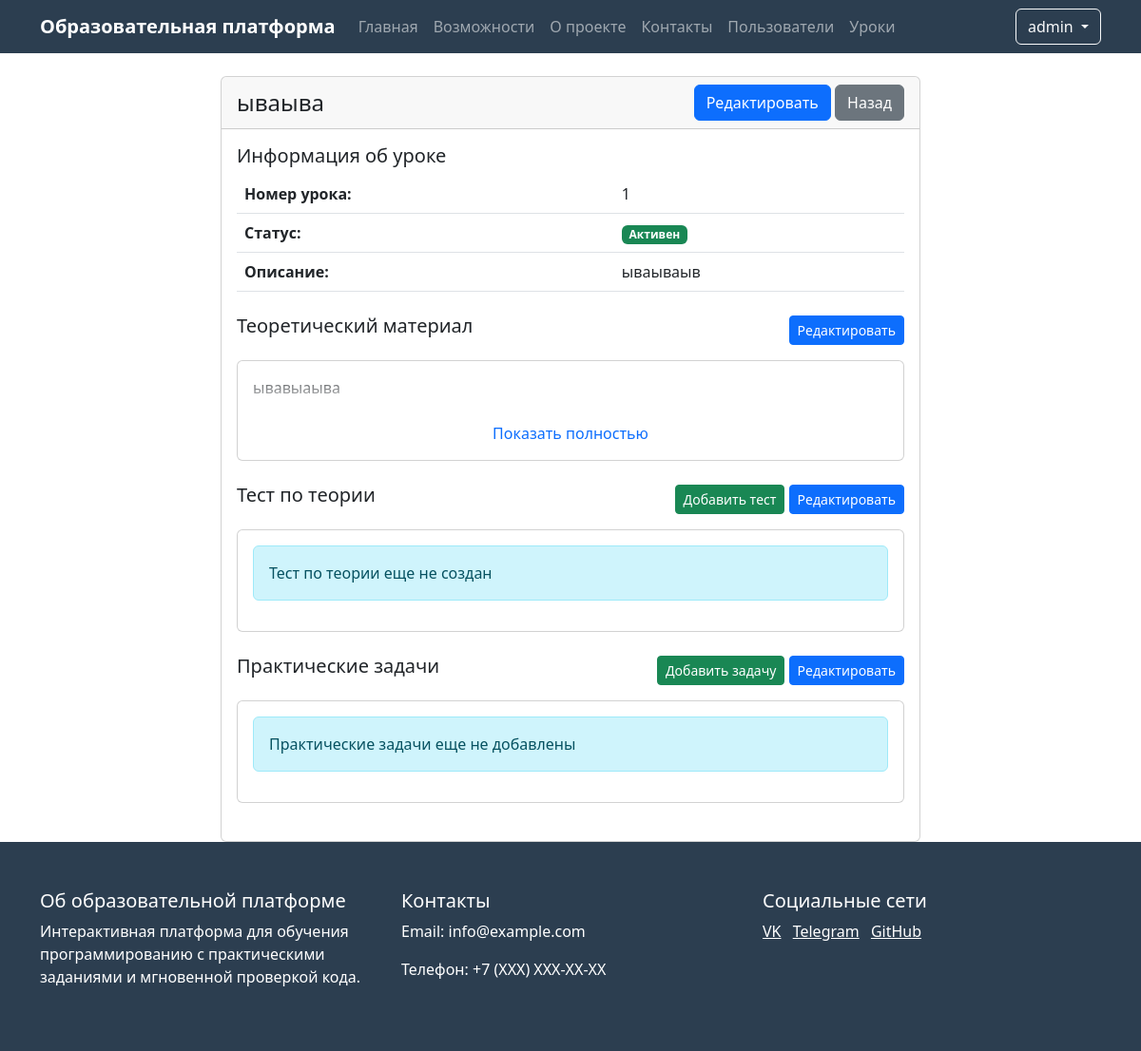
/admin/lessons/1 (signed in), run on the app's committed database.
### app.py (models this page shows, shortened)
class User(UserMixin, db.Model):
    id = db.Column(db.Integer, primary_key=True)
    name = db.Column(db.String(100), nullable=False)
    username = db.Column(db.String(80), unique=True, nullable=False)
    email = db.Column(db.String(120), unique=True, nullable=False)
    password_hash = db.Column(db.String(128))
    is_admin = db.Column(db.Boolean, default=False)
    created_at = db.Column(db.DateTime, default=db.func.now())
    last_login = db.Column(db.DateTime)
    is_active = db.Column(db.Boolean, default=True)

class Lesson(db.Model):
    id = db.Column(db.Integer, primary_key=True)
    order_number = db.Column(db.Integer, unique=True, nullable=False)
    title = db.Column(db.String(200), nullable=False)
    description = db.Column(db.Text)
    is_active = db.Column(db.Boolean, default=True)
    created_at = db.Column(db.DateTime, default=db.func.now())
    theory_content = db.Column(db.Text)
    theory_test = db.relationship('TheoryTest', backref='lesson', uselist=False)
    practice_tasks = db.relationship('PracticeTask', backref='lesson', lazy=True)

### app.py (the view)
@app.route('/admin/lessons/<int:lesson_id>')
@login_required
def view_lesson(lesson_id):
    if not current_user.is_admin:
        abort(403)
    lesson = Lesson.query.get_or_404(lesson_id)
    return render_template('view_lesson.html', lesson=lesson)

### app.py (called while the page is built)
@login_manager.user_loader
def load_user(user_id):
    return User.query.get(int(user_id))

### templates/view_lesson.html (shortened to what this page needs)
{% extends "base.html" %}
{% block content %}
<div class="container mt-4">
    <div class="row">
        <div class="col-md-8 offset-md-2">
            <div class="card">
                <div class="card-header d-flex justify-content-between align-items-center">
                    <h4 class="mb-0">{{ lesson.title }}</h4>
                    <div>
                        <a href="{{ url_for('edit_lesson', lesson_id=lesson.id) }}" class="btn btn-primary">
                             Редактировать
                        </a>
                        <a href="{{ url_for('lesson_list') }}" class="btn btn-secondary">
                             Назад
                        </a>
                    </div>
                </div>
                <div class="card-body">
                    <div class="mb-4">
                        <h5>Информация об уроке</h5>
                        <table class="table">
                            <tr>
                                <th>Номер урока:</th>
                                <td>{{ lesson.order_number }}</td>
                            </tr>
                            <tr>
                                <th>Статус:</th>
                                <td>
                                    {% if lesson.is_active %}
                                        <span class="badge bg-success">Активен</span>
                                    {% else %}
                                        <span class="badge bg-danger">Неактивен</span>
                                    {% endif %}
                                </td>
                            </tr>
                            <tr>
                                <th>Описание:</th>
                                <td>
                                    <div class="description-view" onclick="toggleDescriptionEdit(this)">
                                        {% if lesson.description %}
                                            {{ lesson.description }}
                                        {% else %}
                                            <span class="text-muted">Описание не добавлено</span>
                                        {% endif %}
                                    </div>
                                </td>
                            </tr>
                        </table>
                    </div>
                    <div class="mb-4">
                        <div class="d-flex justify-content-between align-items-center mb-3">
                            <h5>Теоретический материал</h5>
                            <div>
                                {% if not lesson.theory_content %}
                                    <a href="{{ url_for('add_theory', lesson_id=lesson.id) }}" class="btn btn-success btn-sm">
                                        <i class="bi bi-plus-circle"></i> Добавить материал
                                    </a>
                                {% else %}
                                    <a href="{{ url_for('edit_theory', lesson_id=lesson.id) }}" class="btn btn-primary btn-sm">
                                         Редактировать
                                    </a>
                                {% endif %}
                            </div>
                        </div>
                        <div class="card">
                            <div class="card-body">
                                {% if lesson.theory_content %}
                                    <div class="theory-preview">
                                        {{ lesson.theory_content|safe }}
                                    </div>
                                    <div class="text-center mt-2">
                                        <a class="toggle-theory" onclick="toggleTheory(this)">
                                             Показать полностью
                                        </a>
                                    </div>
                                {% else %}
                                    <div class="alert alert-info">
                                        Теоретический материал еще не добавлен
                                    </div>
                                {% endif %}
                            </div>
                        </div>
                    </div>
                    <div class="mb-4">
                        <div class="d-flex justify-content-between align-items-center mb-3">
                            <h5>Тест по теории</h5>
                            <div>
                                <a href="{{ url_for('add_theory_test', lesson_id=lesson.id) }}" class="btn btn-success btn-sm">
                                     Добавить тест
                                </a>
                                <a href="{{ url_for('edit_theory_test', lesson_id=lesson.id) }}" class="btn btn-primary btn-sm">
                                     Редактировать
                                </a>
                            </div>
                        </div>
                        <div class="card">
                            <div class="card-body">
                                {% if lesson.theory_test %}
                                    <p>Тест содержит {{ lesson.theory_test.questions|length }} вопросов</p>
                                {% else %}
                                    <div class="alert alert-info">
                                        Тест по теории еще не создан
                                    </div>
                                {% endif %}
                            </div>
                        </div>
                    </div>
                    <div class="mb-4">
                        <div class="d-flex justify-content-between align-items-center mb-3">
                            <h5>Практические задачи</h5>
                            <div>
                                <a href="{{ url_for('add_practice_task', lesson_id=lesson.id) }}" class="btn btn-success btn-sm">
                                     Добавить задачу
                                </a>
                                <a href="{{ url_for('edit_practice_tasks', lesson_id=lesson.id) }}" class="btn btn-primary btn-sm">
                                     Редактировать
                                </a>
                            </div>
                        </div>
                        <div class="card">
                            <div class="card-body">
                                {% if lesson.practice_tasks %}
                                    <p>Добавлено {{ lesson.practice_tasks|length }} задач</p>
                                {% else %}
                                    <div class="alert alert-info">
                                        Практические задачи еще не добавлены
                                    </div>
                                {% endif %}
                            </div>
                        </div>
                    </div>
                </div>
            </div>
        </div>
    </div>
</div>
{% endblock %}

### templates/base.html (shortened to what this page needs)
<!DOCTYPE html>
<html lang="ru">
<head>
    <link href="https://cdn.jsdelivr.net/npm/bootstrap@5.3.0/dist/css/bootstrap.min.css" rel="stylesheet">
</head>
<body>
    <nav class="navbar navbar-expand-lg navbar-dark">
        <div class="container">
            <a class="navbar-brand" href="{{ url_for('index') }}">Образовательная платформа</a>
            <div class="collapse navbar-collapse" id="navbarNav">
                <ul class="navbar-nav me-auto">
                    <li class="nav-item">
                        <a class="nav-link" href="{{ url_for('index') }}">Главная</a>
                    </li>
                    <li class="nav-item">
                        <a class="nav-link" href="#features">Возможности</a>
                    </li>
                    <li class="nav-item">
                        <a class="nav-link" href="#about">О проекте</a>
                    </li>
                    <li class="nav-item">
                        <a class="nav-link" href="#contact">Контакты</a>
                    </li>
                    {% if current_user.is_admin %}
                        <li class="nav-item">
                            <a class="nav-link" href="{{ url_for('user_list') }}">Пользователи</a>
                        </li>
                        <li class="nav-item">
                            <a class="nav-link" href="{{ url_for('lesson_list') }}">Уроки</a>
                        </li>
                    {% endif %}
                </ul>
                <div class="d-flex">
                    {% if current_user.is_authenticated %}
                        <div class="dropdown">
                            <button class="btn btn-outline-light dropdown-toggle" type="button" id="userMenu" data-bs-toggle="dropdown">
                                {{ current_user.username }}
                            </button>
                        </div>
                    {% else %}
                        <a href="{{ url_for('login') }}" class="btn btn-outline-light me-2">Войти</a>
                    {% endif %}
                </div>
            </div>
        </div>
    </nav>
    {% block content %}{% endblock %}
    <footer class="footer">
        <div class="container">
            <div class="row">
                <div class="col-md-4">
                    <h5>Об образовательной платформе</h5>
                    <p>Интерактивная платформа для обучения программированию с практическими заданиями и мгновенной проверкой кода.</p>
                </div>
                <div class="col-md-4">
                    <h5>Контакты</h5>
                    <p>Email: info@example.com</p>
                    <p>Телефон: +7 (XXX) XXX-XX-XX</p>
                </div>
                <div class="col-md-4">
                    <h5>Социальные сети</h5>
                    <a href="#" class="text-white me-2">VK</a>
                    <a href="#" class="text-white me-2">Telegram</a>
                    <a href="#" class="text-white">GitHub</a>
                </div>
            </div>
        </div>
    </footer>
</body>
</html>

### templates/base.html (style rules this page uses)
.navbar { background-color: #2c3e50; }
.navbar-brand { font-weight: bold; }
.footer { background-color: #2c3e50; color: white; padding: 50px 0; }

### templates/view_lesson.html (style rules this page uses)
.theory-preview { max-height: 200px; overflow: hidden; position: relative; }
.theory-preview::after { content: ''; position: absolute; bottom: 0; left: 0; right: 0; height: 50px; background: linear-gradient(to bottom, rgba(255,255,255,0) 0%, rgba(255,255,255,1) 100%); }
.toggle-theory { cursor: pointer; color: #0d6efd; text-decoration: none; }
.description-view { cursor: pointer; }

### data on the page
User: username "admin"
Lesson: title "ываыва", order_number "1", description "ываываыв", theory_content "ывавыаыва"
